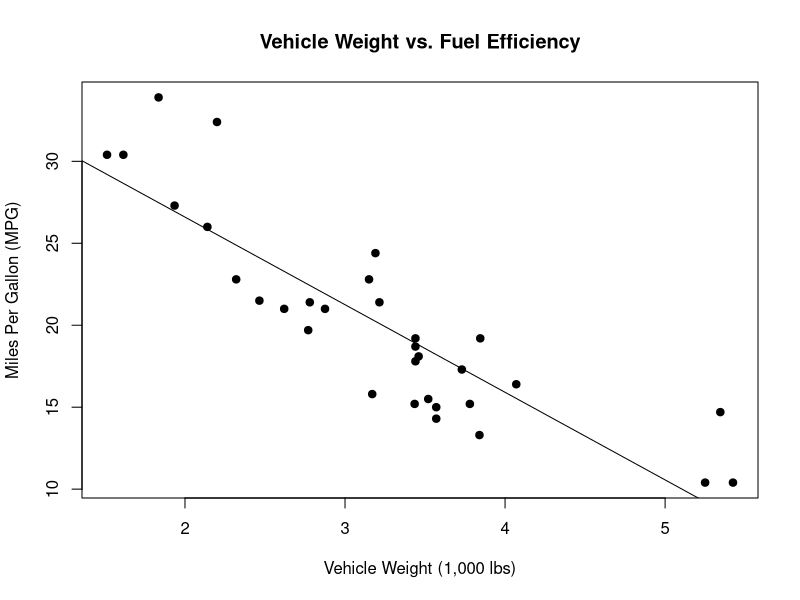

This chart was generated by the following R code:
## ---- chunk 1
# Load the built-in automobile dataset
data(mtcars)

# Display the first six observations
head(mtcars)

# Examine the structure of the dataset
str(mtcars)
## ---- chunk 2
# Summary statistics for selected variables
summary(mtcars[, c("wt", "mpg")])
## ---- chunk 3
# Create a scatterplot
plot(mtcars$wt, mtcars$mpg,
     main = "Vehicle Weight vs. Fuel Efficiency",
     xlab = "Vehicle Weight (1,000 lbs)",
     ylab = "Miles Per Gallon (MPG)",
     pch = 19)

# Add a trend line
abline(lm(mpg ~ wt, data = mtcars))
## ---- chunk 4
# Calculate Pearson correlation
cor(mtcars$wt, mtcars$mpg)

# Perform a correlation test
cor.test(mtcars$wt, mtcars$mpg)
